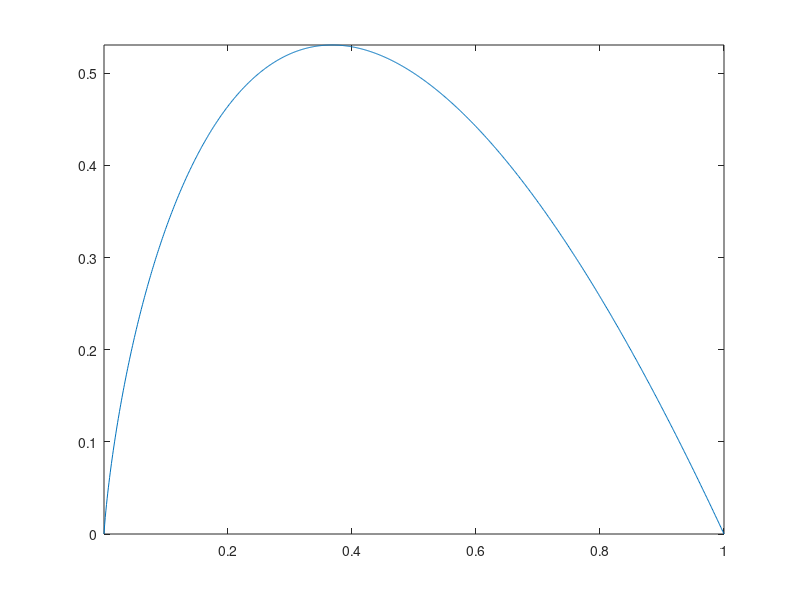

Here is the MATLAB script that generated this plot: (Note: this script raises an error after producing the figure.)
rep = 'results/quantif/';
if not(exist(rep))
    mkdir(rep);
end

addpath('toolbox/');

%%
% Parameters.

n = 256;
name = 'hibiscus';

%%
% Helpers.

Quant = @(x,q)min(floor( rescale(x)*q  ), q-1);


%%
% Plot the entropy function. 

t = linspace(1e-10,1,1000);
plot(t, -t.*log2(t))
axis tight; 
saveas(gcf, [rep 'entropy.eps'], 'epsc');

%%
% Load image.

f = load_image(name, n);
f = rescale(sum(f,3));
clf;
imageplot(f);

%%
% Zoom.

selx = 19:24; sely = 62:67;
selx = 154:154+4; sely = 118:118+4;
fz = f(selx,sely);

p = length(selx);
k = 32;
s = floor(1:1/k:p+1-1/k);
Upsc = @(x)x(s,s);

clf;
imageplot({f fz});

imwrite(f, [rep 'original.png'], 'png');
imwrite(Upsc(fz), [rep 'original-zoom.png'], 'png');

%%
% Quantify.

fprintf('--- original ---\n', q);
disp(fz);

for q=[2 4 8 16 255]
    a = Quant(f,q);
    az = Quant(fz,q);
    imwrite(a/(q-1), [rep 'q' num2str(q) '.png'], 'png');
    imwrite(Upsc(az)/(q-1), [rep 'q' num2str(q) '-zoom.png'], 'png');
    fprintf('--- q=%d ---\n', q);
    disp(az);
end
